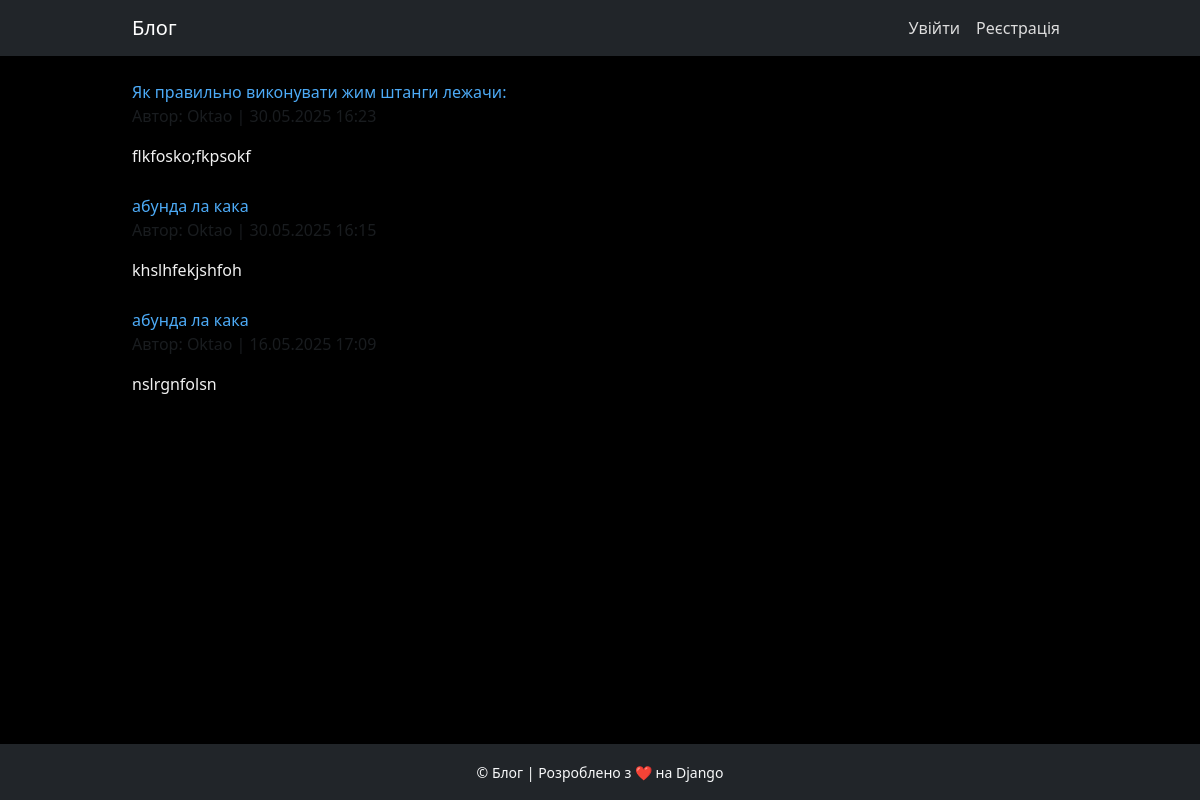
The page / on the database its author committed.
### core/models.py (models this page shows, shortened)
class Article(models.Model):
    STATUS_CHOICES = (
        ('draft', 'Чернетка'),
        ('published', 'Опублікована'),
    )
    title = models.CharField(max_length=255)
    content = models.TextField()
    status = models.CharField(max_length=10, choices=STATUS_CHOICES, default='draft')
    author = models.ForeignKey(settings.AUTH_USER_MODEL, on_delete=models.CASCADE, related_name='articles')
    created_at = models.DateTimeField(auto_now_add=True)
    updated_at = models.DateTimeField(auto_now=True)
    category = models.ForeignKey(Category, on_delete=models.SET_NULL, null=True)
    tags = models.ManyToManyField(Tag, blank=True)

class User(AbstractUser):
    ROLE_CHOICES = (
        ('user', 'Користувач'),
        ('author', 'Автор'),
        ('admin', 'Адміністратор'),
    )
    role = models.CharField(max_length=10, choices=ROLE_CHOICES, default='user')

### core/views.py (the view)
# urls.py: path('', views.article_list, name='home'),
def article_list(request):
    articles = Article.objects.filter(status='published').order_by('-created_at')
    return render(request, 'core/article_list.html', {
        'articles': articles,
    })

### core/templates/core/article_list.html (shortened to what this page needs)
{% extends "base.html" %}
{% load static %}
{% block content %}
  {% for article in articles %}
    <div>
      <a href="{% url 'article_detail' article.id %}">{{ article.title }}</a>
      <p class="text-muted">Автор: {{ article.author.username }} | {{ article.created_at|date:"d.m.Y H:i" }}</p>
      <div class="text-container">
        {{ article.content|linebreaks }}
      </div>
    </div>
  {% endfor %}
{% endblock %}

### core/static/core/css/style.css (style rules this page uses)
body { background-color: #000; color: #f1f1f1; }
a { color: #4dabf7; text-decoration: none; }
.text-container { padding-bottom: 10px; }

### rows shown on the page
Article: title "Як правильно виконувати жим штанги лежачи:", author.username "Oktao", created_at "30.05.2025 16:23", content "flkfosko;fkpsokf"
Article: title "абунда ла кака", author.username "Oktao", created_at "30.05.2025 16:15", content "khslhfekjshfoh"
Article: title "абунда ла кака", author.username "Oktao", created_at "16.05.2025 17:09", content "nslrgnfolsn"
